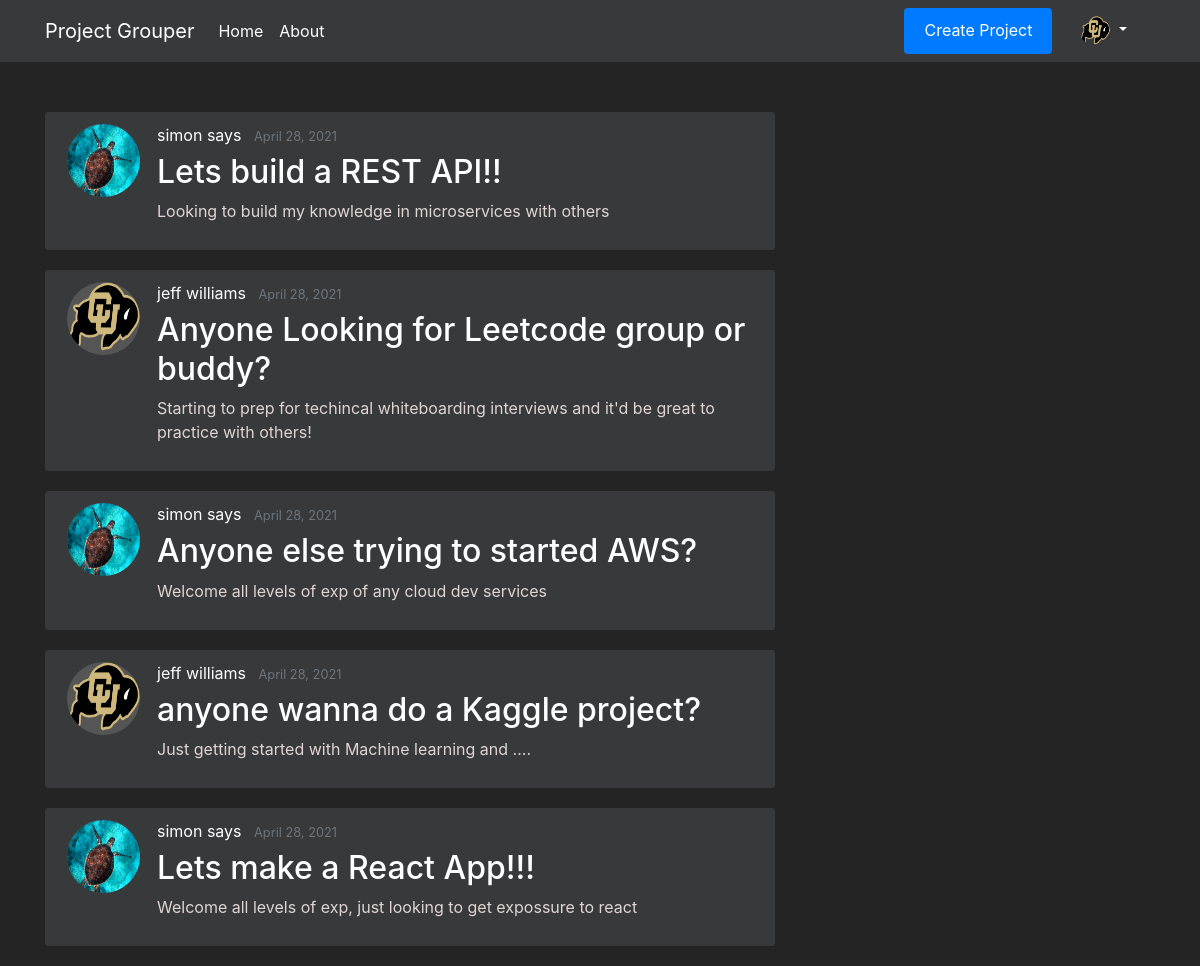
/home (signed in), run on the app's committed database.
### flaskapp/models.py (models this page shows, shortened)
class Users(db.Model, UserMixin):
    __tablename__ = 'user'
    id = db.Column(db.Integer, primary_key=True, nullable=False)
    first_name = db.Column(db.String(20), nullable=False)
    last_name = db.Column(db.String(20), nullable=False)
    email = db.Column(db.String(50), unique=True, nullable=False)
    password = db.Column(db.String(20), nullable=False)
    profile_image = db.Column(db.String(20), nullable=False, default="Portrait_Placeholder.png")
    date_joined = db.Column(db.DateTime, nullable=False, default=datetime.utcnow)
    is_moderator = db.Column(db.Boolean, default=False, nullable=False)
    languages = db.relationship('Languages', secondary=UserLanguages, lazy='subquery', backref="get_users")
    careers = db.relationship('Careers', secondary=UserCareers, lazy='subquery', backref="get_users")

class Projects(db.Model):
    __tablename__ = 'project'
    id = db.Column(db.Integer, primary_key=True, nullable=False)
    name = db.Column(db.String(250), unique=True, nullable=False)
    desc = db.Column(db.String(500), unique=False, nullable=False)
    creation_timestamp = db.Column(db.DateTime, nullable=False, default=datetime.utcnow)
    start_date = db.Column(db.DateTime, nullable=True, default=datetime.utcnow)
    target_end_date = db.Column(db.DateTime, nullable=True, default=datetime.utcnow)
    owner_id = db.Column(db.Integer, db.ForeignKey('user.id'), nullable=False, default=1)
    owner = db.relationship("Users", foreign_keys=owner_id, backref="owned_projects", uselist=False)
    members = db.relationship('Users', secondary=UserProjects, lazy='subquery', backref="get_projects")
    languages = db.relationship('Languages', secondary=ProjectLanguages, lazy='subquery', backref="get_projects")
    careers = db.relationship('Careers', secondary=ProjectCareers, lazy='subquery', backref="get_projects")

### flaskapp/routes.py (the view)
@app.route('/')
@app.route('/home')
def home():
    projects = Projects.query.all()
    projects = sorted(projects, key=lambda x: x.creation_timestamp, reverse=True)
    for project in projects:
        print(project.creation_timestamp)
    return render_template('home.html', projects=projects)

### flaskapp/models.py (called while the page is built)
@login_manager.user_loader
def load_user(user_id):
    return Users.query.get(int(user_id))

### flaskapp/templates/home.html
{% extends "layout.html" %}
{% block content %}
    {% for project in projects %}
        <article class="media content-section">
            <img class="rounded-circle article-img" src="{{ url_for('static', filename='profile_pics/' + project.owner.profile_image) }}">
            <div class="media-body">
                <div class="article-metadata">
                    <a class="mr-2" href="#">{{ project.owner.first_name }} {{ project.owner.last_name }}</a>
                    <small class="text-muted">{{ project.creation_timestamp.strftime('%B %d, %Y') }}</small>
                </div>
                <h2><a class="article-title" href="{{ url_for('project', project_id=project.id) }}">{{ project.name }}</a></h2>
                <p class="article-content">{{ project.desc }}</p>
            </div>
            </article>
    {% endfor %}
{% endblock content %}

### flaskapp/templates/layout.html (shortened to what this page needs)
<!DOCTYPE html>
<html lang="en">
<head>
    <link rel="stylesheet" href="https://maxcdn.bootstrapcdn.com/bootstrap/4.0.0/css/bootstrap.min.css">
    <link rel="stylesheet" type="text/css" href="{{ url_for('static', filename='/main.css') }}">
</head>
<body>
    <header class="site-header">
        <nav class="navbar navbar-expand-md navbar-dark bg-steel fixed-top">
            <div class="container">
                <a class="navbar-brand" href="/"> Project Grouper </a>
                <div class="collapse navbar-collapse" id="navbarToggle">
                    <div class="navbar-nav mr-auto">
                        <a class="nav-item nav-link" href="{{ url_for('home') }}">Home</a>
                        <a class="nav-item nav-link" href="{{ url_for('about') }}">About</a>
                    </div>
                    <div class="navbar-nav">
                        {% if current_user.is_authenticated %}
                            <a class="btn btn-primary btn-sml" href="{{ url_for('new_project') }}">Create Project</a>
                            <li class="nav-item dropdown">
                                <a class="nav-link dropdown-toggle" href="#" id="navbarDropdownMenuLink" role="button" data-toggle="dropdown" aria-haspopup="true" aria-expanded="false">
                                    <img src="{{ url_for('static', filename='profile_pics/' + current_user.profile_image) }}" width="30" height="30" class="rounded-circle">
                                </a>
                        {% else %}
                            <a class="nav-item nav-link" href="{{ url_for('login') }}">Login</a>
                            <a class="nav-item nav-link" href="{{ url_for('register') }}">Register</a>
                        {% endif %}
                    </div>
                </div>
            </div>
        </nav>
    </header>
    <main role="main" class="container">
      <div class="row">
        <div class="col-md-8">
          {% block content %}
          {% endblock %}
        </div>
      </div>
    </main>
</body>
</html>

### flaskapp/static/main.css (style rules this page uses)
.btn-primary { border: none; color: #ffffff; padding: 10px 20px; cursor: pointer; }
.navbar-nav > li { padding-left:20px; padding-right:20px; }
body { background: #252424; color: #e0d5d5; margin-top: 7rem; }
h1, h2, h3, h4, h5, h6 { color: #ffffff; }
.mr-2 { color: #ffffff; }
.bg-steel { background-color: #38393a; }
.site-header .navbar-nav .nav-link { color: #ffffff; }
.content-section { background: #38393a; padding: 10px 20px; border: 1px solid #38393a; border-radius: 3px; margin-bottom: 20px; }
.article-title { color: #ffffff; }
.article-content { white-space: pre-line; }
.article-img { height: 75px; width: 75px; margin-right: 16px; border: 1px solid #38393a; background:#555555; }
.article-metadata { padding-bottom: 1px; margin-bottom: 4px; border-bottom: 1px solid #38393a; }

### data on the page
Users: profile_image (picture)
Projects: profile_image (placeholder picture), owner.first_name "simon", owner.last_name "says", creation_timestamp "April 28, 2021", name "Lets build a REST API!!", desc "Looking to build my knowledge in microservices with others"
Projects: profile_image (picture), owner.first_name "jeff", owner.last_name "williams", creation_timestamp "April 28, 2021", name "Anyone Looking for Leetcode group or buddy?", desc "Starting to prep for techincal whiteboarding interviews and it'd be great to practice with others!"
Projects: profile_image (placeholder picture), owner.first_name "simon", owner.last_name "says", creation_timestamp "April 28, 2021", name "Anyone else trying to started AWS?", desc "Welcome all levels of exp of any cloud dev services"
Projects: profile_image (picture), owner.first_name "jeff", owner.last_name "williams", creation_timestamp "April 28, 2021", name "anyone wanna do a Kaggle project?", desc "Just getting started with Machine learning and ...."
Projects: profile_image (placeholder picture), owner.first_name "simon", owner.last_name "says", creation_timestamp "April 28, 2021", name "Lets make a React App!!!", desc "Welcome all levels of exp, just looking to get expossure to react"
